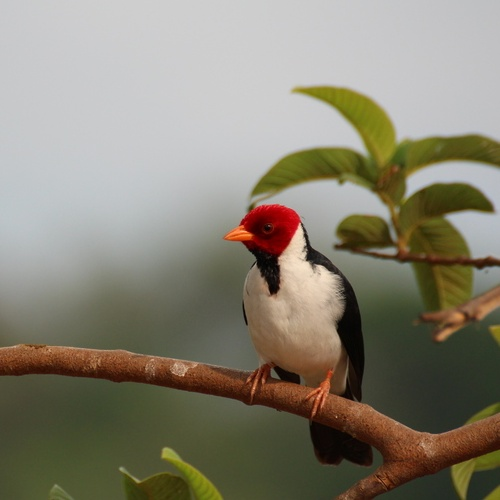
#> input picture week2/image.jpg, 500 x 500 px
$ python contrast_stretching.py
#> lines starting #> are read from the running program, lines starting #| are printed output that depends on the picture; after the words box and inside, x2 and y2 are one past the last pixel; in counts of white or black regions, pixels touching at a corner belong together
# import io from scikit-image library
from skimage import io
# from matplotlib import pyplot
import matplotlib.pyplot as plt
# import exposure from scikit-image library as exp
from skimage import exposure as exp


# read image
img = io.imread(fname= 'image.jpg' )
#> img is the input picture: shape (500, 500, 3); mean R, G, B 136.1, 130.9, 115.3

# Contrast shrinking
# in_range(ix,iy)
# ix : any pixel less than ix
# iy : any pixel larger than iy
# out_range(ox,oy)
# ox : any pixel < ix = ox
# oy : any pixel > iy = oy
img_rescale = exp.rescale_intensity(img, in_range=(90, 180), out_range=(0, 255))
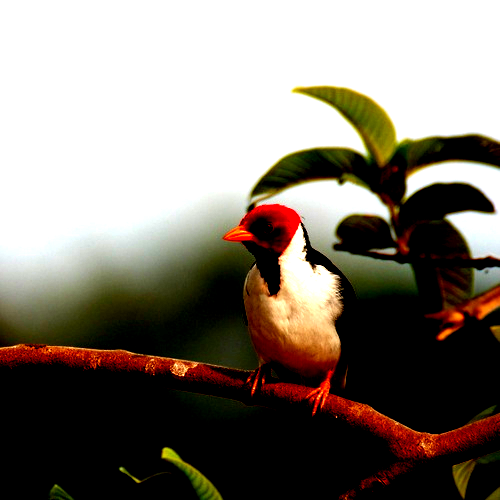
#> img_rescale: shape (500, 500, 3) float64; mean R, G, B 132.6, 124.1, 114.4

# pass image to pyplot to show it later
plt.imshow(img, cmap='gray')
# put title for image
plt.title('before')
# show image
plt.show()

# pass image to pyplot to show it later
plt.hist(img.ravel())
# put title for image
plt.title('hist before')
# show image
plt.show()
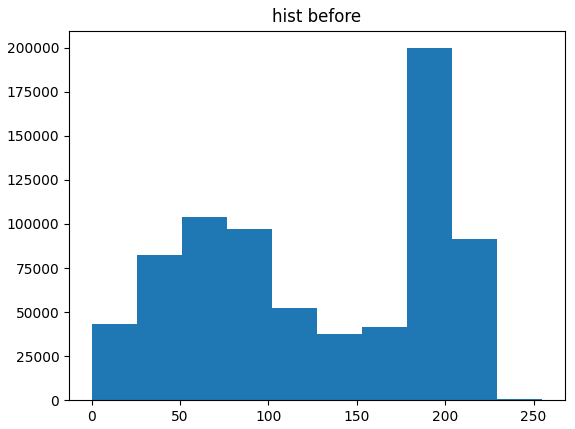
#> figure drawn by matplotlib, 1 panel; tallest bar 199711 high, from x = 178.5 to 204

# pass image to pyplot to show it later
plt.imshow(img_rescale, cmap='gray')
# put title for image
plt.title('after')
# show image
plt.show()
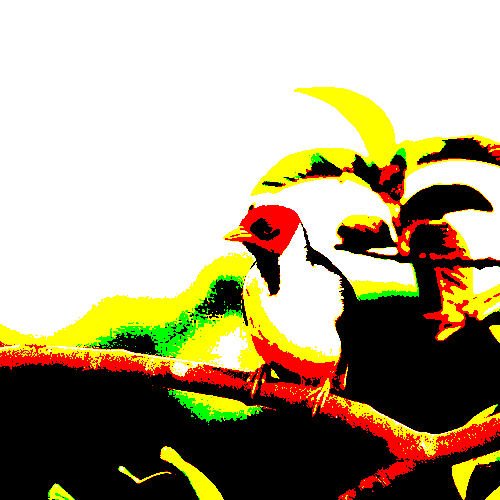
#> shown: shape (500, 500, 3) float64; mean R, G, B 0.682, 0.638, 0.516


# pass image to pyplot to show it later
plt.hist(img_rescale.ravel())
# put title for image
plt.title('hist after')
# show image
plt.show()
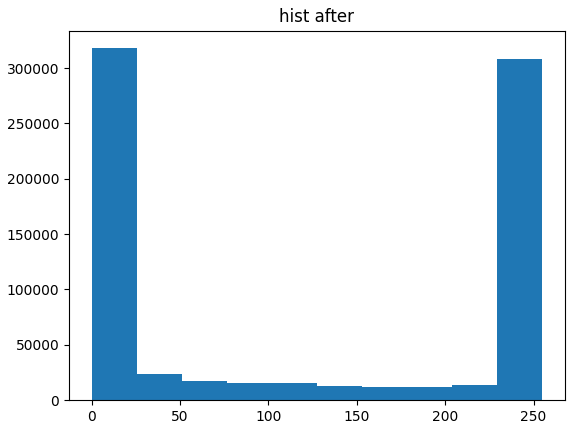
#> figure drawn by matplotlib, 1 panel; tallest bar 317898 high, from x = 0 to 25.5

$ run again, with week2/sample.jpg copied over week2/image.jpg
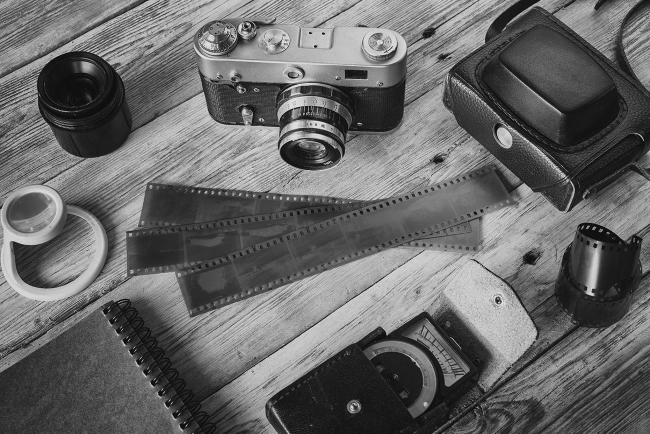
#> input picture week2/sample.jpg, 1300 x 867 px (shown at 1/2 size)
#> img is the input picture: shape (867, 1300, 3); min 0, max 240, mean 103.4
#> `plt.show()`:
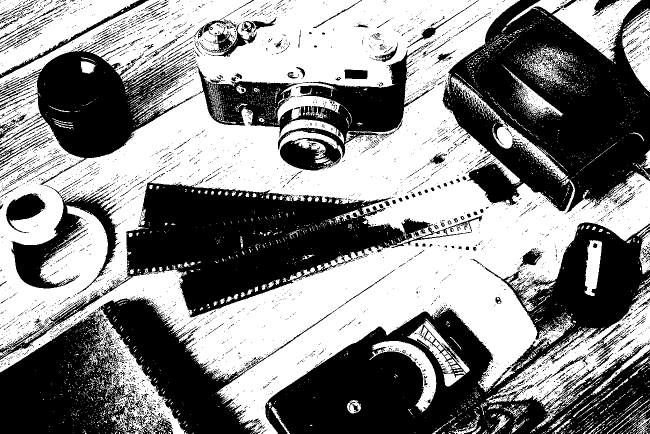
#> shown: shape (867, 1300, 3) float64 (shown at 1/2 size); values 0 (black) and 1 (white), 52.7% white; 4351 black regions (4061 under 20 px), largest, box (x1, y1, x2, y2) and area: (530, 445, 1300, 867) 130806, (885, 0, 1300, 428) 106273, (0, 350, 867, 720) 88037
#> `plt.show()`:
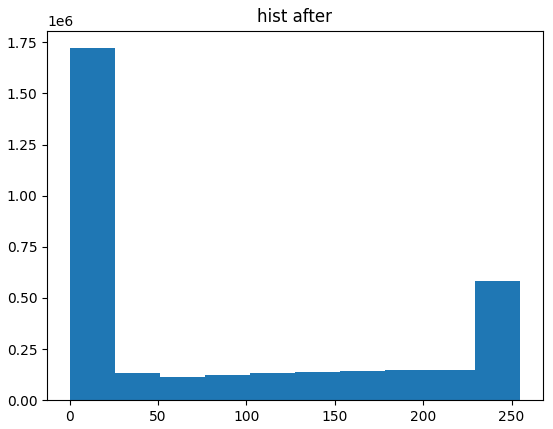
#> figure drawn by matplotlib, 1 panel; tallest bar 1721538 high, from x = 0 to 25.5
